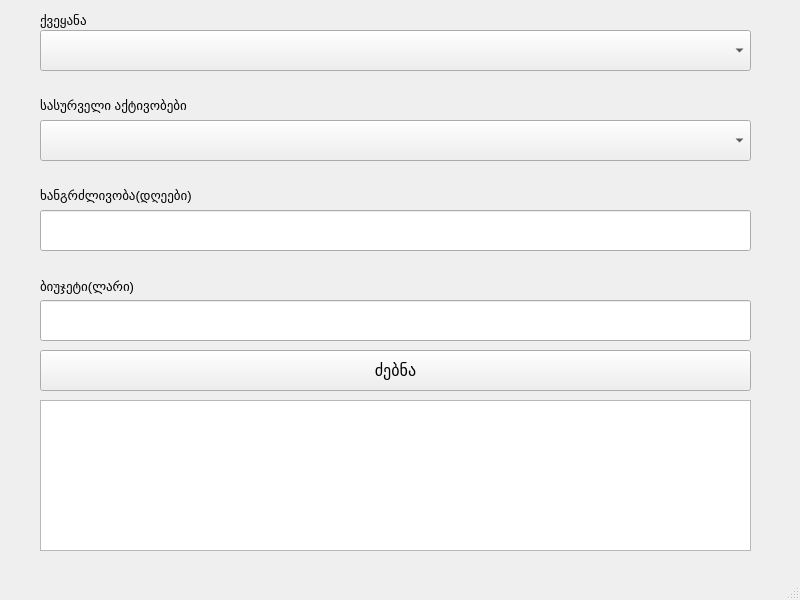
<?xml version="1.0" encoding="UTF-8"?>
<ui version="4.0">
 <class>MainWindow</class>
 <widget class="QMainWindow" name="MainWindow">
  <property name="geometry">
   <rect>
    <x>0</x>
    <y>0</y>
    <width>800</width>
    <height>600</height>
   </rect>
  </property>
  <property name="windowTitle">
   <string>MainWindow</string>
  </property>
  <widget class="QWidget" name="centralwidget">
   <widget class="QComboBox" name="comboBox">
    <property name="geometry">
     <rect>
      <x>40</x>
      <y>30</y>
      <width>711</width>
      <height>41</height>
     </rect>
    </property>
    <property name="font">
     <font>
      <pointsize>10</pointsize>
      <italic>false</italic>
      <strikeout>false</strikeout>
     </font>
    </property>
    <property name="editable">
     <bool>false</bool>
    </property>
    <item>
     <property name="text">
      <string/>
     </property>
    </item>
    <item>
     <property name="text">
      <string>საქართველო</string>
     </property>
    </item>
    <item>
     <property name="text">
      <string>იტალია</string>
     </property>
    </item>
    <item>
     <property name="text">
      <string>ესპანეთი</string>
     </property>
    </item>
    <item>
     <property name="text">
      <string>საბერძნეთი</string>
     </property>
    </item>
    <item>
     <property name="text">
      <string>საფრანგეთი</string>
     </property>
    </item>
   </widget>
   <widget class="QComboBox" name="comboBox_2">
    <property name="geometry">
     <rect>
      <x>40</x>
      <y>120</y>
      <width>711</width>
      <height>41</height>
     </rect>
    </property>
    <property name="font">
     <font>
      <pointsize>10</pointsize>
     </font>
    </property>
    <item>
     <property name="text">
      <string/>
     </property>
    </item>
    <item>
     <property name="text">
      <string>მუზეუმი</string>
     </property>
    </item>
    <item>
     <property name="text">
      <string>სანაპირო</string>
     </property>
    </item>
    <item>
     <property name="text">
      <string>ეკლესია/მონასტრები</string>
     </property>
    </item>
    <item>
     <property name="text">
      <string>სხვადასხვა ღირშესანიშნაობები</string>
     </property>
    </item>
   </widget>
   <widget class="QLineEdit" name="lineEdit">
    <property name="geometry">
     <rect>
      <x>40</x>
      <y>210</y>
      <width>711</width>
      <height>41</height>
     </rect>
    </property>
   </widget>
   <widget class="QLineEdit" name="lineEdit_2">
    <property name="geometry">
     <rect>
      <x>40</x>
      <y>300</y>
      <width>711</width>
      <height>41</height>
     </rect>
    </property>
   </widget>
   <widget class="QPushButton" name="pushButton">
    <property name="geometry">
     <rect>
      <x>40</x>
      <y>350</y>
      <width>711</width>
      <height>41</height>
     </rect>
    </property>
    <property name="font">
     <font>
      <pointsize>12</pointsize>
     </font>
    </property>
    <property name="text">
     <string>ძებნა</string>
    </property>
   </widget>
   <widget class="QTextBrowser" name="textBrowser">
    <property name="geometry">
     <rect>
      <x>40</x>
      <y>400</y>
      <width>711</width>
      <height>151</height>
     </rect>
    </property>
   </widget>
   <widget class="QLabel" name="label">
    <property name="geometry">
     <rect>
      <x>40</x>
      <y>10</y>
      <width>101</width>
      <height>21</height>
     </rect>
    </property>
    <property name="font">
     <font>
      <pointsize>10</pointsize>
     </font>
    </property>
    <property name="text">
     <string>ქვეყანა</string>
    </property>
   </widget>
   <widget class="QLabel" name="label_2">
    <property name="geometry">
     <rect>
      <x>40</x>
      <y>95</y>
      <width>191</width>
      <height>21</height>
     </rect>
    </property>
    <property name="font">
     <font>
      <pointsize>10</pointsize>
     </font>
    </property>
    <property name="text">
     <string>სასურველი აქტივობები</string>
    </property>
   </widget>
   <widget class="QLabel" name="label_3">
    <property name="geometry">
     <rect>
      <x>40</x>
      <y>185</y>
      <width>211</width>
      <height>21</height>
     </rect>
    </property>
    <property name="font">
     <font>
      <pointsize>10</pointsize>
     </font>
    </property>
    <property name="text">
     <string>ხანგრძლივობა(დღეები)</string>
    </property>
   </widget>
   <widget class="QLabel" name="label_4">
    <property name="geometry">
     <rect>
      <x>40</x>
      <y>276</y>
      <width>171</width>
      <height>20</height>
     </rect>
    </property>
    <property name="font">
     <font>
      <pointsize>10</pointsize>
     </font>
    </property>
    <property name="text">
     <string>ბიუჯეტი(ლარი)</string>
    </property>
   </widget>
   <widget class="QLabel" name="flagLabel">
    <property name="geometry">
     <rect>
      <x>630</x>
      <y>440</y>
      <width>100</width>
      <height>60</height>
     </rect>
    </property>
    <property name="minimumSize">
     <size>
      <width>100</width>
      <height>60</height>
     </size>
    </property>
    <property name="text">
     <string/>
    </property>
   </widget>
  </widget>
  <widget class="QMenuBar" name="menubar">
   <property name="geometry">
    <rect>
     <x>0</x>
     <y>0</y>
     <width>800</width>
     <height>26</height>
    </rect>
   </property>
  </widget>
  <widget class="QStatusBar" name="statusbar"/>
 </widget>
 <resources/>
 <connections/>
</ui>
